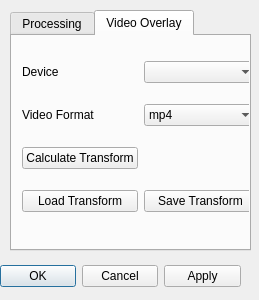
<?xml version="1.0" encoding="UTF-8"?>
<ui version="4.0">
 <class>SCConfigDialog</class>
 <widget class="QDialog" name="SCConfigDialog">
  <property name="geometry">
   <rect>
    <x>0</x>
    <y>0</y>
    <width>259</width>
    <height>300</height>
   </rect>
  </property>
  <property name="windowTitle">
   <string>SC Options</string>
  </property>
  <property name="modal">
   <bool>false</bool>
  </property>
  <widget class="QDialogButtonBox" name="buttonBox">
   <property name="geometry">
    <rect>
     <x>0</x>
     <y>260</y>
     <width>241</width>
     <height>32</height>
    </rect>
   </property>
   <property name="orientation">
    <enum>Qt::Horizontal</enum>
   </property>
   <property name="standardButtons">
    <set>QDialogButtonBox::Apply|QDialogButtonBox::Cancel|QDialogButtonBox::Ok</set>
   </property>
  </widget>
  <widget class="QTabWidget" name="processingTab">
   <property name="geometry">
    <rect>
     <x>10</x>
     <y>10</y>
     <width>241</width>
     <height>241</height>
    </rect>
   </property>
   <property name="currentIndex">
    <number>1</number>
   </property>
   <widget class="QWidget" name="tab">
    <attribute name="title">
     <string>Processing</string>
    </attribute>
    <widget class="QWidget" name="gridLayoutWidget">
     <property name="geometry">
      <rect>
       <x>10</x>
       <y>10</y>
       <width>255</width>
       <height>198</height>
      </rect>
     </property>
     <layout class="QGridLayout" name="gridLayout">
      <item row="4" column="1">
       <widget class="QSpinBox" name="num_sc_to_avg_spinBox">
        <property name="minimum">
         <number>1</number>
        </property>
        <property name="maximum">
         <number>10000</number>
        </property>
        <property name="value">
         <number>5</number>
        </property>
       </widget>
      </item>
      <item row="1" column="1">
       <widget class="QSpinBox" name="Dark_level_spinBox">
        <property name="maximum">
         <number>255</number>
        </property>
       </widget>
      </item>
      <item row="6" column="0">
       <widget class="QLabel" name="label_4">
        <property name="text">
         <string>SC write mode</string>
        </property>
       </widget>
      </item>
      <item row="3" column="1">
       <widget class="QComboBox" name="process_mode_comboBox">
        <item>
         <property name="text">
          <string>all, serial</string>
         </property>
        </item>
        <item>
         <property name="text">
          <string>all, parallel</string>
         </property>
        </item>
        <item>
         <property name="text">
          <string>most recent</string>
         </property>
        </item>
       </widget>
      </item>
      <item row="4" column="0">
       <widget class="QLabel" name="label_5">
        <property name="text">
         <string># frames to average</string>
        </property>
       </widget>
      </item>
      <item row="1" column="0">
       <widget class="QLabel" name="label_2">
        <property name="text">
         <string>Dark level mask threshold</string>
        </property>
       </widget>
      </item>
      <item row="0" column="1">
       <widget class="QSpinBox" name="Nthreads_spinBox">
        <property name="minimum">
         <number>1</number>
        </property>
        <property name="value">
         <number>8</number>
        </property>
       </widget>
      </item>
      <item row="2" column="0">
       <widget class="QLabel" name="label_6">
        <property name="text">
         <string>width of bluring filter</string>
        </property>
       </widget>
      </item>
      <item row="2" column="1">
       <widget class="QSpinBox" name="blur_width_spinBox">
        <property name="minimum">
         <number>1</number>
        </property>
        <property name="maximum">
         <number>512</number>
        </property>
        <property name="value">
         <number>5</number>
        </property>
       </widget>
      </item>
      <item row="0" column="0">
       <widget class="QLabel" name="label">
        <property name="text">
         <string>Number of threads</string>
        </property>
       </widget>
      </item>
      <item row="3" column="0">
       <widget class="QLabel" name="label_3">
        <property name="text">
         <string>Processing mode</string>
        </property>
       </widget>
      </item>
      <item row="6" column="1">
       <widget class="QComboBox" name="sc_write_mode_comboBox"/>
      </item>
      <item row="5" column="0">
       <widget class="QLabel" name="label_9">
        <property name="text">
         <string>Moving average width</string>
        </property>
       </widget>
      </item>
      <item row="5" column="1">
       <widget class="QSpinBox" name="moving_average_spinBox">
        <property name="minimum">
         <number>1</number>
        </property>
        <property name="maximum">
         <number>1000</number>
        </property>
       </widget>
      </item>
     </layout>
    </widget>
   </widget>
   <widget class="QWidget" name="tab_2">
    <attribute name="title">
     <string>Video Overlay</string>
    </attribute>
    <widget class="QWidget" name="gridLayoutWidget_2">
     <property name="geometry">
      <rect>
       <x>10</x>
       <y>10</y>
       <width>235</width>
       <height>181</height>
      </rect>
     </property>
     <layout class="QGridLayout" name="gridLayout_2">
      <item row="3" column="0">
       <widget class="QPushButton" name="loadVideoTform_pushButton">
        <property name="text">
         <string>Load Transform</string>
        </property>
       </widget>
      </item>
      <item row="1" column="1">
       <widget class="QComboBox" name="VideoFileFormat_comboBox">
        <item>
         <property name="text">
          <string>mp4</string>
         </property>
        </item>
        <item>
         <property name="text">
          <string>avi</string>
         </property>
        </item>
       </widget>
      </item>
      <item row="0" column="1">
       <widget class="QComboBox" name="videoDevice_comboBox"/>
      </item>
      <item row="2" column="0">
       <widget class="QPushButton" name="calculate_tform_pushButton">
        <property name="text">
         <string>Calculate Transform</string>
        </property>
       </widget>
      </item>
      <item row="3" column="1">
       <widget class="QPushButton" name="saveVideoTform_pushButton">
        <property name="text">
         <string>Save Transform</string>
        </property>
       </widget>
      </item>
      <item row="1" column="0">
       <widget class="QLabel" name="label_8">
        <property name="text">
         <string>Video Format</string>
        </property>
       </widget>
      </item>
      <item row="0" column="0">
       <widget class="QLabel" name="label_7">
        <property name="text">
         <string>Device</string>
        </property>
       </widget>
      </item>
     </layout>
    </widget>
   </widget>
  </widget>
 </widget>
 <resources/>
 <connections>
  <connection>
   <sender>buttonBox</sender>
   <signal>accepted()</signal>
   <receiver>SCConfigDialog</receiver>
   <slot>accept()</slot>
   <hints>
    <hint type="sourcelabel">
     <x>248</x>
     <y>254</y>
    </hint>
    <hint type="destinationlabel">
     <x>157</x>
     <y>274</y>
    </hint>
   </hints>
  </connection>
  <connection>
   <sender>buttonBox</sender>
   <signal>rejected()</signal>
   <receiver>SCConfigDialog</receiver>
   <slot>reject()</slot>
   <hints>
    <hint type="sourcelabel">
     <x>316</x>
     <y>260</y>
    </hint>
    <hint type="destinationlabel">
     <x>286</x>
     <y>274</y>
    </hint>
   </hints>
  </connection>
 </connections>
</ui>
